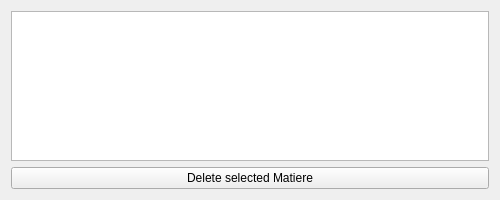
<?xml version="1.0" encoding="UTF-8"?>
<ui version="4.0">
 <class>listeMat</class>
 <widget class="QWidget" name="listeMat">
  <property name="geometry">
   <rect>
    <x>0</x>
    <y>0</y>
    <width>500</width>
    <height>200</height>
   </rect>
  </property>
  <property name="windowTitle">
   <string>Form</string>
  </property>
  <layout class="QVBoxLayout" name="verticalLayout">
   <item>
    <widget class="QTableView" name="tableViewlisteMat">
     <attribute name="verticalHeaderVisible">
      <bool>false</bool>
     </attribute>
    </widget>
   </item>
   <item>
    <widget class="QPushButton" name="deleteMatGM">
     <property name="text">
      <string>Delete selected Matiere</string>
     </property>
    </widget>
   </item>
  </layout>
 </widget>
 <resources/>
 <connections/>
</ui>
